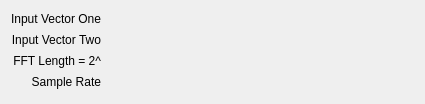
<?xml version="1.0" encoding="UTF-8"?>
<ui version="4.0">
 <class>CrossSpectrumConfig</class>
 <widget class="QWidget" name="CrossSpectrumConfig">
  <property name="geometry">
   <rect>
    <x>0</x>
    <y>0</y>
    <width>425</width>
    <height>104</height>
   </rect>
  </property>
  <property name="minimumSize">
   <size>
    <width>400</width>
    <height>0</height>
   </size>
  </property>
  <layout class="QGridLayout" name="gridLayout">
   <item row="0" column="0">
    <widget class="QLabel" name="label_3">
     <property name="sizePolicy">
      <sizepolicy hsizetype="Fixed" vsizetype="Fixed">
       <horstretch>0</horstretch>
       <verstretch>0</verstretch>
      </sizepolicy>
     </property>
     <property name="text">
      <string>Input Vector One</string>
     </property>
     <property name="wordWrap">
      <bool>false</bool>
     </property>
    </widget>
   </item>
   <item row="0" column="1">
    <widget class="Kst::VectorSelector" name="_vectorOne" native="true">
     <property name="sizePolicy">
      <sizepolicy hsizetype="Expanding" vsizetype="Preferred">
       <horstretch>0</horstretch>
       <verstretch>0</verstretch>
      </sizepolicy>
     </property>
    </widget>
   </item>
   <item row="1" column="0">
    <widget class="QLabel" name="label_5">
     <property name="sizePolicy">
      <sizepolicy hsizetype="Preferred" vsizetype="Fixed">
       <horstretch>0</horstretch>
       <verstretch>0</verstretch>
      </sizepolicy>
     </property>
     <property name="text">
      <string>Input Vector Two</string>
     </property>
     <property name="alignment">
      <set>Qt::AlignRight|Qt::AlignTrailing|Qt::AlignVCenter</set>
     </property>
     <property name="wordWrap">
      <bool>false</bool>
     </property>
    </widget>
   </item>
   <item row="1" column="1">
    <widget class="Kst::VectorSelector" name="_vectorTwo" native="true">
     <property name="sizePolicy">
      <sizepolicy hsizetype="Expanding" vsizetype="Preferred">
       <horstretch>0</horstretch>
       <verstretch>0</verstretch>
      </sizepolicy>
     </property>
    </widget>
   </item>
   <item row="2" column="0">
    <widget class="QLabel" name="label_4">
     <property name="sizePolicy">
      <sizepolicy hsizetype="Preferred" vsizetype="Fixed">
       <horstretch>0</horstretch>
       <verstretch>0</verstretch>
      </sizepolicy>
     </property>
     <property name="text">
      <string>FFT Length = 2^</string>
     </property>
     <property name="alignment">
      <set>Qt::AlignRight|Qt::AlignTrailing|Qt::AlignVCenter</set>
     </property>
     <property name="wordWrap">
      <bool>false</bool>
     </property>
    </widget>
   </item>
   <item row="2" column="1">
    <widget class="Kst::ScalarSelector" name="_scalarFFT" native="true"/>
   </item>
   <item row="3" column="0">
    <widget class="QLabel" name="label_6">
     <property name="sizePolicy">
      <sizepolicy hsizetype="Preferred" vsizetype="Fixed">
       <horstretch>0</horstretch>
       <verstretch>0</verstretch>
      </sizepolicy>
     </property>
     <property name="text">
      <string>Sample Rate</string>
     </property>
     <property name="alignment">
      <set>Qt::AlignRight|Qt::AlignTrailing|Qt::AlignVCenter</set>
     </property>
     <property name="wordWrap">
      <bool>false</bool>
     </property>
    </widget>
   </item>
   <item row="3" column="1">
    <widget class="Kst::ScalarSelector" name="_scalarRate" native="true"/>
   </item>
  </layout>
 </widget>
 <layoutdefault spacing="6" margin="11"/>
 <customwidgets>
  <customwidget>
   <class>Kst::VectorSelector</class>
   <extends>QWidget</extends>
   <header>vectorselector.h</header>
  </customwidget>
  <customwidget>
   <class>Kst::ScalarSelector</class>
   <extends>QWidget</extends>
   <header>scalarselector.h</header>
  </customwidget>
 </customwidgets>
 <resources/>
 <connections/>
</ui>
